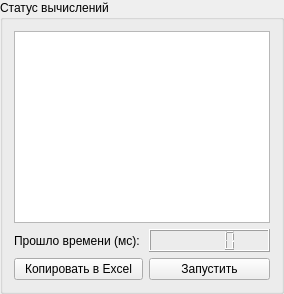
       <widget class="QGroupBox" name="groupBox_4">
        <property name="sizePolicy">
         <sizepolicy hsizetype="Preferred" vsizetype="Preferred">
          <horstretch>0</horstretch>
          <verstretch>0</verstretch>
         </sizepolicy>
        </property>
        <property name="title">
         <string>Статус вычислений</string>
        </property>
        <layout class="QGridLayout" name="gridLayout_3">
         <item row="5" column="1">
          <widget class="QPushButton" name="buttonLaunch">
           <property name="text">
            <string>Запустить</string>
           </property>
          </widget>
         </item>
         <item row="5" column="0">
          <widget class="QPushButton" name="buttonCopyToExcel">
           <property name="text">
            <string>Копировать в Excel</string>
           </property>
          </widget>
         </item>
         <item row="0" column="0" colspan="2">
          <widget class="QTextEdit" name="tbStatus">
           <property name="readOnly">
            <bool>true</bool>
           </property>
           <property name="html">
            <string>&lt;!DOCTYPE HTML PUBLIC &quot;-//W3C//DTD HTML 4.0//EN&quot; &quot;http://www.w3.org/TR/REC-html40/strict.dtd&quot;&gt;
&lt;html&gt;&lt;head&gt;&lt;meta name=&quot;qrichtext&quot; content=&quot;1&quot; /&gt;&lt;style type=&quot;text/css&quot;&gt;
p, li { white-space: pre-wrap; }
&lt;/style&gt;&lt;/head&gt;&lt;body style=&quot; font-family:'MS Shell Dlg 2'; font-size:8.25pt; font-weight:400; font-style:normal;&quot;&gt;
&lt;p style=&quot; margin-top:0px; margin-bottom:0px; margin-left:0px; margin-right:0px; -qt-block-indent:0; text-indent:0px;&quot;&gt;                          &lt;/p&gt;
&lt;p style=&quot; margin-top:0px; margin-bottom:0px; margin-left:0px; margin-right:0px; -qt-block-indent:0; text-indent:0px;&quot;&gt;                          &lt;/p&gt;
&lt;p style=&quot; margin-top:0px; margin-bottom:0px; margin-left:0px; margin-right:0px; -qt-block-indent:0; text-indent:0px;&quot;&gt;                        &lt;/p&gt;&lt;/body&gt;&lt;/html&gt;</string>
           </property>
          </widget>
         </item>
         <item row="2" column="0">
          <widget class="QLabel" name="Secundomer">
           <property name="text">
            <string>Прошло времени (мс): </string>
           </property>
          </widget>
         </item>
         <item row="2" column="1">
          <widget class="QLCDNumber" name="timeViever">
           <property name="font">
            <font>
             <pointsize>4</pointsize>
             <weight>75</weight>
             <bold>true</bold>
            </font>
           </property>
           <property name="smallDecimalPoint">
            <bool>false</bool>
           </property>
          </widget>
         </item>
        </layout>
       </widget>
